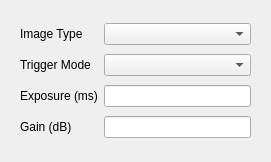
<?xml version="1.0" encoding="UTF-8"?>
<ui version="4.0">
 <class>CameraSettingsDialog</class>
 <widget class="QDialog" name="CameraSettingsDialog">
  <property name="geometry">
   <rect>
    <x>0</x>
    <y>0</y>
    <width>271</width>
    <height>162</height>
   </rect>
  </property>
  <property name="windowTitle">
   <string>Camera Settings</string>
  </property>
  <layout class="QVBoxLayout" name="verticalLayout">
   <item>
    <widget class="TaurusWidget" name="taurusWidget">
     <layout class="QGridLayout" name="gridLayout">
      <item row="0" column="0">
       <widget class="QLabel" name="label_3">
        <property name="text">
         <string>Image Type</string>
        </property>
       </widget>
      </item>
      <item row="0" column="1">
       <widget class="TaurusValueComboBox" name="imageTypeComboBox"/>
      </item>
      <item row="1" column="0">
       <widget class="QLabel" name="label_4">
        <property name="text">
         <string>Trigger Mode</string>
        </property>
       </widget>
      </item>
      <item row="1" column="1">
       <widget class="TaurusValueComboBox" name="triggerModeComboBox"/>
      </item>
      <item row="2" column="0">
       <widget class="QLabel" name="label_5">
        <property name="text">
         <string>Exposure (ms)</string>
        </property>
       </widget>
      </item>
      <item row="2" column="1">
       <widget class="MAXLineEdit" name="expTimeLineEdit">
        <property name="model">
         <string/>
        </property>
        <property name="useParentModel">
         <bool>false</bool>
        </property>
       </widget>
      </item>
      <item row="3" column="0">
       <widget class="QLabel" name="label_6">
        <property name="text">
         <string>Gain (dB)</string>
        </property>
       </widget>
      </item>
      <item row="3" column="1">
       <widget class="MAXLineEdit" name="gainLineEdit"/>
      </item>
     </layout>
    </widget>
   </item>
  </layout>
 </widget>
 <customwidgets>
  <customwidget>
   <class>TaurusWidget</class>
   <extends>QWidget</extends>
   <header>taurus.qt.qtgui.container</header>
   <container>1</container>
  </customwidget>
  <customwidget>
   <class>TaurusValueLineEdit</class>
   <extends>QLineEdit</extends>
   <header>taurus.qt.qtgui.input</header>
  </customwidget>
  <customwidget>
   <class>TaurusValueComboBox</class>
   <extends>QComboBox</extends>
   <header>taurus.qt.qtgui.input</header>
  </customwidget>
  <customwidget>
   <class>MAXLineEdit</class>
   <extends>TaurusValueLineEdit</extends>
   <header>maxwidgets.input</header>
  </customwidget>
 </customwidgets>
 <resources/>
 <connections/>
</ui>
